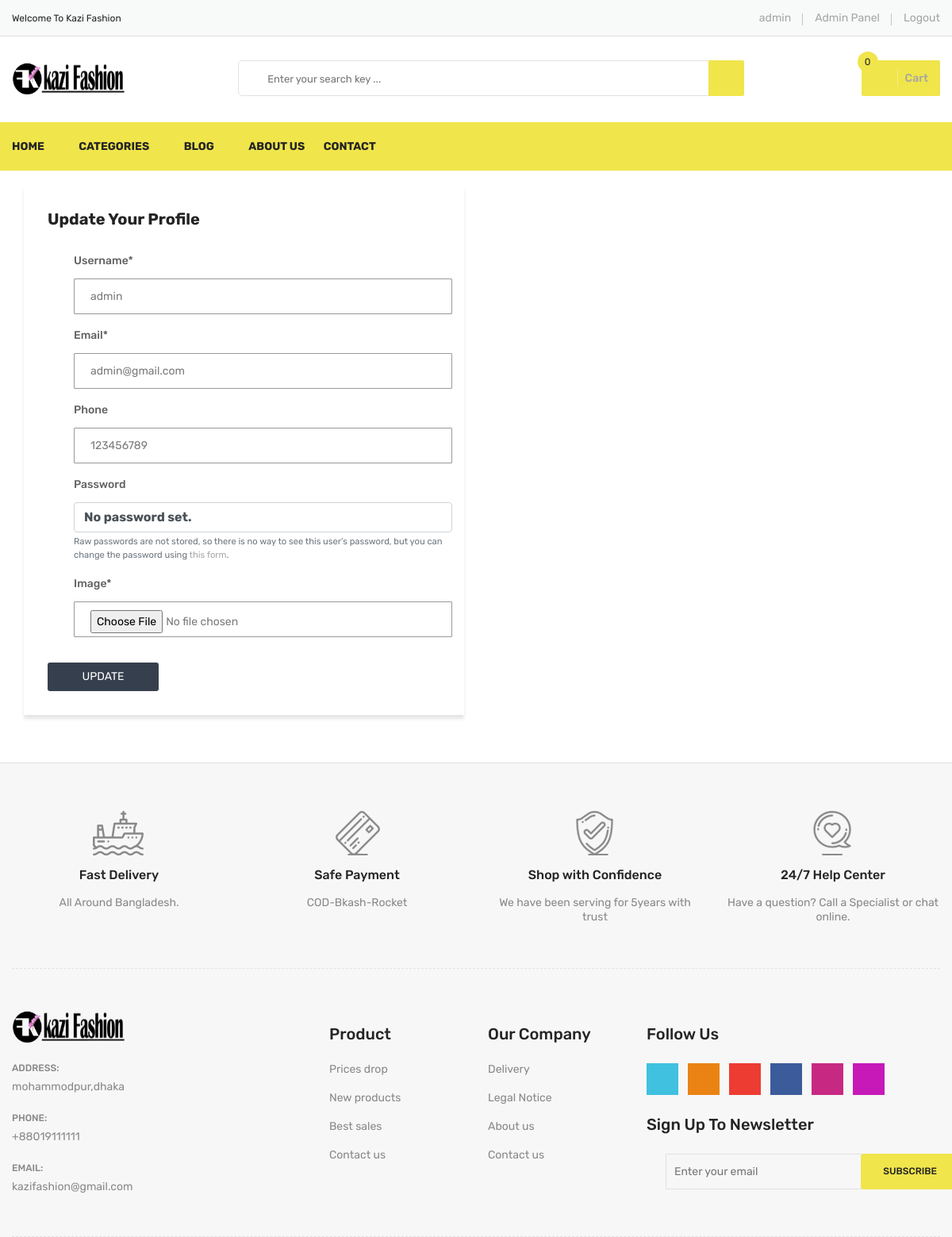
Before: /accounts/update/ (signed in) with the older database file.
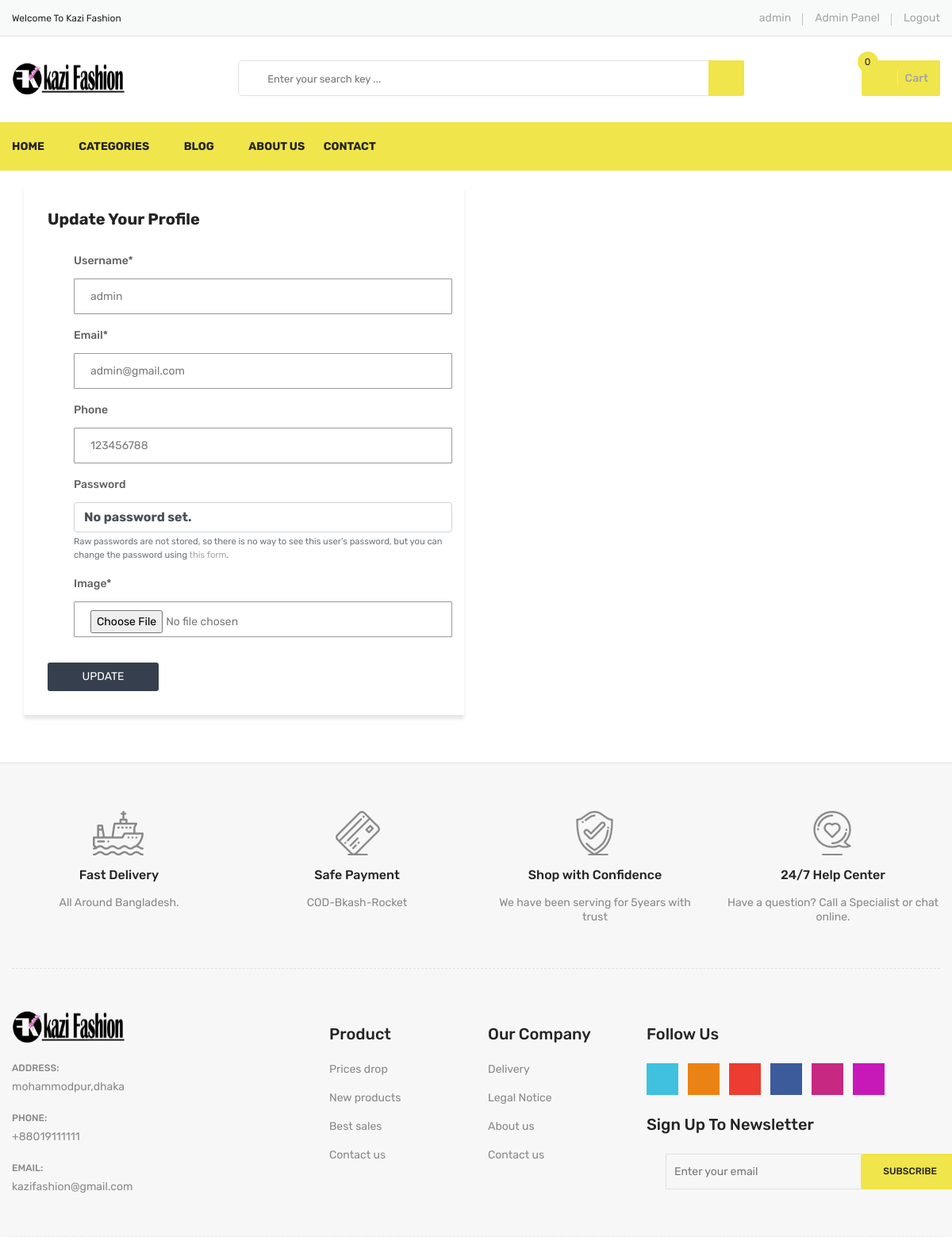
After: the same page with the newer database file.
### accounts/models.py (models this page shows, shortened)
class User(AbstractBaseUser):
    username = models.CharField(unique=True, max_length=15)
    email = models.EmailField(max_length=50, unique=True)
    phone = models.IntegerField(unique=True, null=True, blank=True)
    active = models.BooleanField(default=True)
    staff = models.BooleanField(default=False)
    admin = models.BooleanField(default=False)
    USERNAME_FIELD = 'username'
    REQUIRED_FIELDS = ['phone', 'email']
    objects = UserManager()
    @property
    def is_admin(self):
        return self.admin
    @property
    def is_active(self):
        return self.active

### accounts/views.py (the view)
# urls.py: path('update/', user_update, name='update'),
@login_required(login_url='/login')
def user_update(request):
    if request.method == "POST":
        user_form = UserUpdateForm(request.POST, instance=request.user)
        profile_form = ProfileUpdateForm(
            request.POST, request.FILES, instance=request.user.userprofile)
        if user_form.is_valid() and profile_form.is_valid():
            user_form.save()
            profile_form.save()
            messages.success(
                request, "Your Profile is updated successfully")
            return redirect('profile')
    else:
        category = Category.objects.all()
        user_form = UserUpdateForm(instance=request.user)
        profile_form = ProfileUpdateForm(instance=request.user.userprofile)
        setting = Setting.objects.get(status=True)
    context = {
        'categories': category,
        'user_form': user_form,
        'profile_form': profile_form,
        'setting': setting,
    }
    return render(request, 'user_update.html', context)

### accounts/forms.py
class UserUpdateForm(UserChangeForm):
    class Meta:
        model = User
        fields = ('username', 'email', 'phone')
        widgets = {
            'username': TextInput(attrs={'class': 'input', 'placeholder': 'username'}),
            'email': EmailInput(attrs={'class': 'input', 'placeholder': 'email'}),
            'phone': TextInput(attrs={'class': 'input', 'placeholder': 'phone'}),
        }

class ProfileUpdateForm(forms.ModelForm):
    class Meta:
        model = UserProfile
        fields = ('image',)
        widgets = {
            'image': FileInput(attrs={'class': 'input', 'placeholder': 'image', }),
        }

### SiteSettings/templatetags/my_cart_tags.py (called while the page is built)
@register.simple_tag
def shopcartcount(userid):
    count = ShopCart.objects.filter(user_id=userid).count()
    return count

### accounts/templates/user_update.html (shortened to what this page needs)
{%extends 'base.html' %} {% load static %} {% load crispy_forms_filters %}
{% block mainbody %}
<div class="page-section mb-60">
    <div class="container">
        <div class="col-sm-12 col-md-12 col-lg-6 col-xs-12">
            <form action="#" method="POST" enctype="multipart/form-data">
                <div class="login-form">
                    <h4 class="login-title">Update Your Profile</h4>
                    <div class="row">
                        <fieldset class="form-group">
                            {% csrf_token %} {{ user_form|crispy }} {{ profile_form|crispy }}
                        </fieldset>
                        <div class="col-12">
                            <button class="register-button mt-0" type='submit'>Update</button>
                        </div>
                    </div>
                </div>
            </form>
        </div>
    </div>
</div>
{% endblock %}

### templates/header.html (shortened to what this page needs)
{% load static %}
<header>
    <div class="header-top">
        <div class="container">
            <div class="row">
                <div class="col-lg-3 col-md-4">
                    <div class="header-top-left">
                        <ul class="phone-wrap">
                            <li><span>Welcome To Kazi Fashion</span></li>
                        </ul>
                    </div>
                </div>
                <div class="col-lg-9 col-md-8">
                    <div class="header-top-right">
                        <ul class="ht-menu">
                            {% if user.is_authenticated %}
                            <li>
                                <a href="{% url 'profile' %}">{{user.username}}</a></li>
                            {% if user.is_admin %}
                            <li>
                                <a href="{% url 'admin:index' %}">Admin Panel</a></li>
                            {% endif %}
                            <li>
                                <a href="{% url 'logout' %}">Logout</a></li>
                            {% else %}
                            <li>
                                <a href="{% url 'login' %}">Sign In</a></li>
                            <li>
                                <a href="{% url 'register' %}">Sign Up</a></li>
                            {% endif %}
                        </ul>
                    </div>
                </div>
            </div>
        </div>
    </div>
    <div class="header-middle pl-sm-0 pr-sm-0 pl-xs-0 pr-xs-0">
        <div class="container">
            <div class="row">
                <div class="col-lg-3">
                    <div class="logo pb-sm-30 pb-xs-30">
                        <a href="/">
                            <img id='logo' src="{{ setting.siteLogo.url }}" alt="Logo">
                        </a>
                    </div>
                </div>
                <div class="col-lg-9 pl-0 ml-sm-15 ml-xs-15">
                    <form action="{% url 'search' %}" method="GET" class="hm-searchbox">
                        <input type="text" name="search_term" value="{{search_term}}" placeholder=" Enter your search key ... ">
                        <button class="li-btn " type="submit "><i class="fa fa-search "></i></button>
                    </form>
                    <div class="header-middle-right ">
                        <ul class="hm-menu ">
                            <li class="hm-minicart ">
                                <div class="hm-minicart-trig">
                                    <a href="{% url 'checkout' %}">
                                        {% load my_cart_tags %} {% shopcartcount user.id as count %}
                                        <span class="item-text ">Cart
                                    <span class="cart-item-count" id="cart">{{count}}</span>
                                        </span>
                                    </a>
                                </div>
                    </div>
                </div>
            </div>
        </div>
    </div>
    </div>
    <div class="header-bottom header-sticky d-none d-lg-block d-xl-block ">
        <div class="container ">
            <div class="row ">
                <div class="col-lg-12 ">
                    <div class="hb-menu ">
                        <nav>
                            <ul>
                                <li><a href="{%url 'home' %} ">Home</a></li>
                                <li class="megamenu-holder "><a href="# ">Categories</a>
                                </li>
                                <li><a href="{%url 'blog' %} ">Blog</a></li>
                                <li><a href="{%url 'about' %} ">About Us</a></li>
                                <li><a href="{%url 'contact' %} ">Contact</a></li>
                            </ul>
                        </nav>
                    </div>
                </div>
            </div>
        </div>
    </div>

Changed rows visible on the page:
changed User "admin": phone "123456789" → "123456788"
